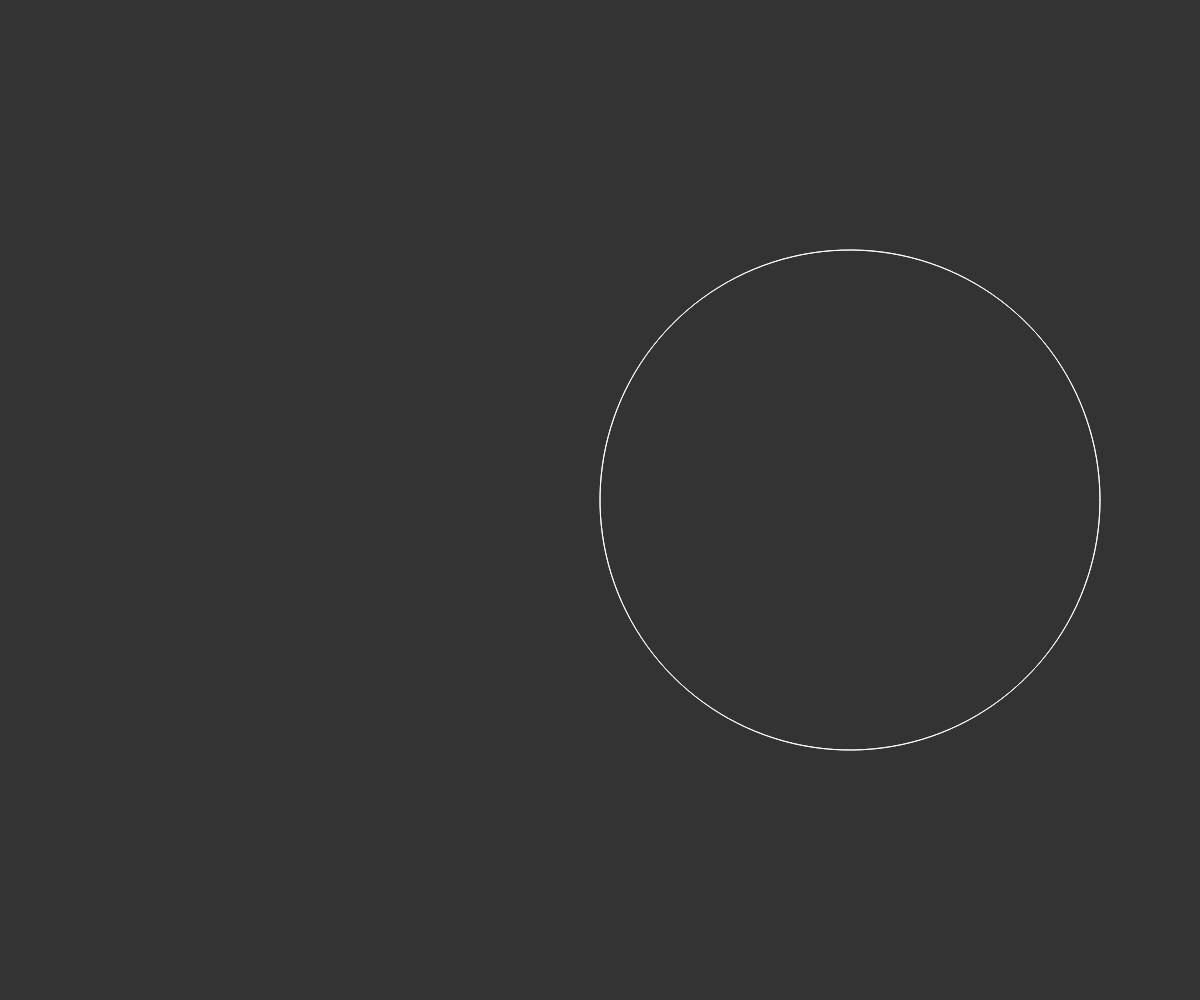
Frame 1 (no input)
Frame 60 (no input): identical to frame 1, image omitted
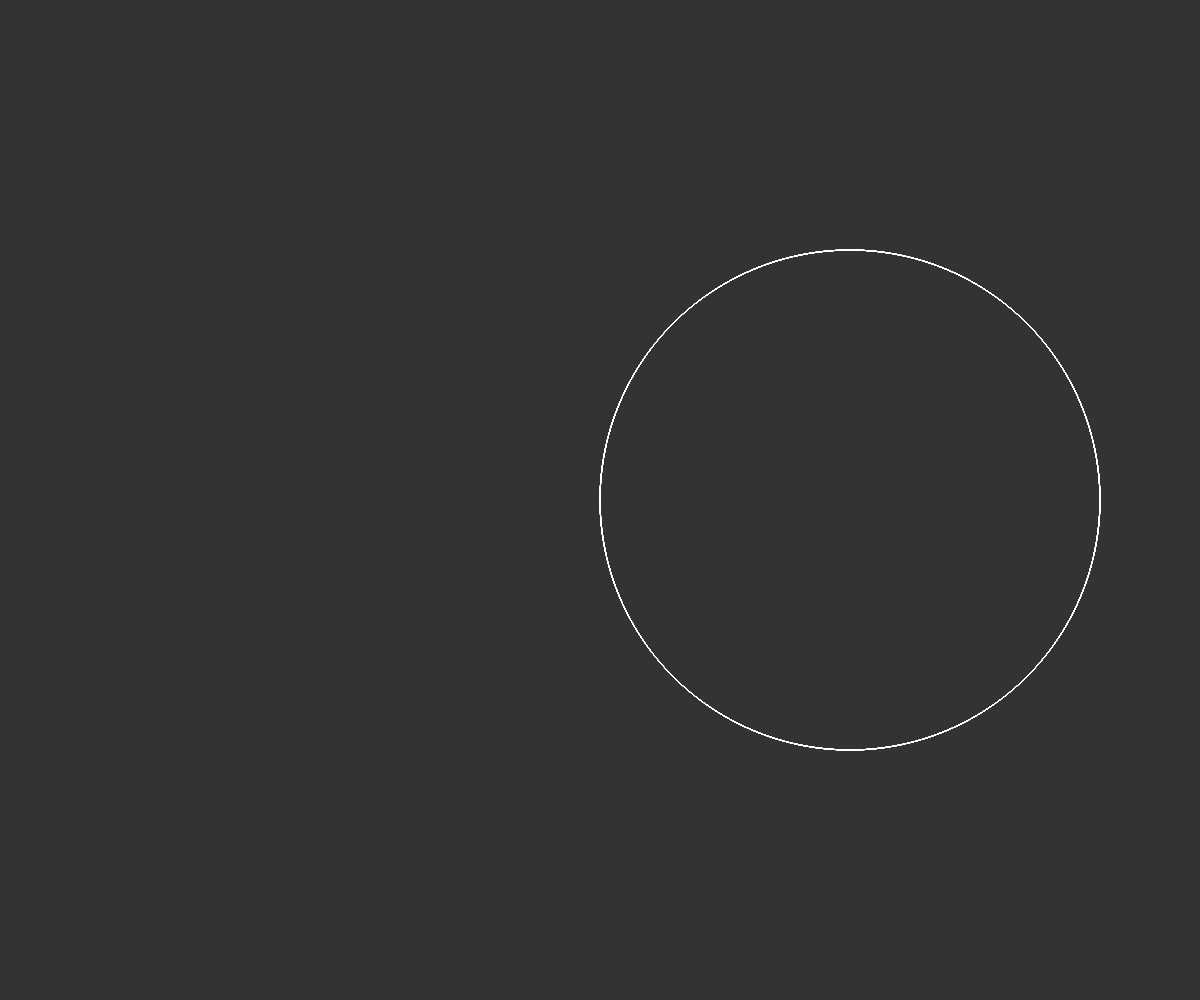
Frame 120 (the mouse pressed at the canvas centre since frame 60)

The p5.js sketch that drew these frames (run headless with seeded random() and noise() and a simulated clock; from frame 60 on, the mouse is pressed at the canvas centre):

// p5.js sketch
// ── sketch.js
const MAXD = 20;
const MAXN = 20;
let d = 8;
let n = 5;
let radius;

function setup() {
  createCanvas(windowWidth, windowHeight);
  radius = min(width, height) / 2;
}

function draw() {
  d = floor(map(mouseX, 0, width, 1, MAXD));
  n = floor(map(mouseY, 0, height, 1, MAXN));

  const k = n / d;

  background(51);
  push();
  translate(width / 2, height / 2);

  stroke(255);
  noFill();
  strokeWeight(1);

  beginShape();
  for (let a = 0; a < TWO_PI * d; a += 0.02) {
    const r = radius * cos(k * a);
    const x = r * cos(a);
    const y = r * sin(a);
    vertex(x, y);
  }
  endShape(CLOSE);

  pop();
}
